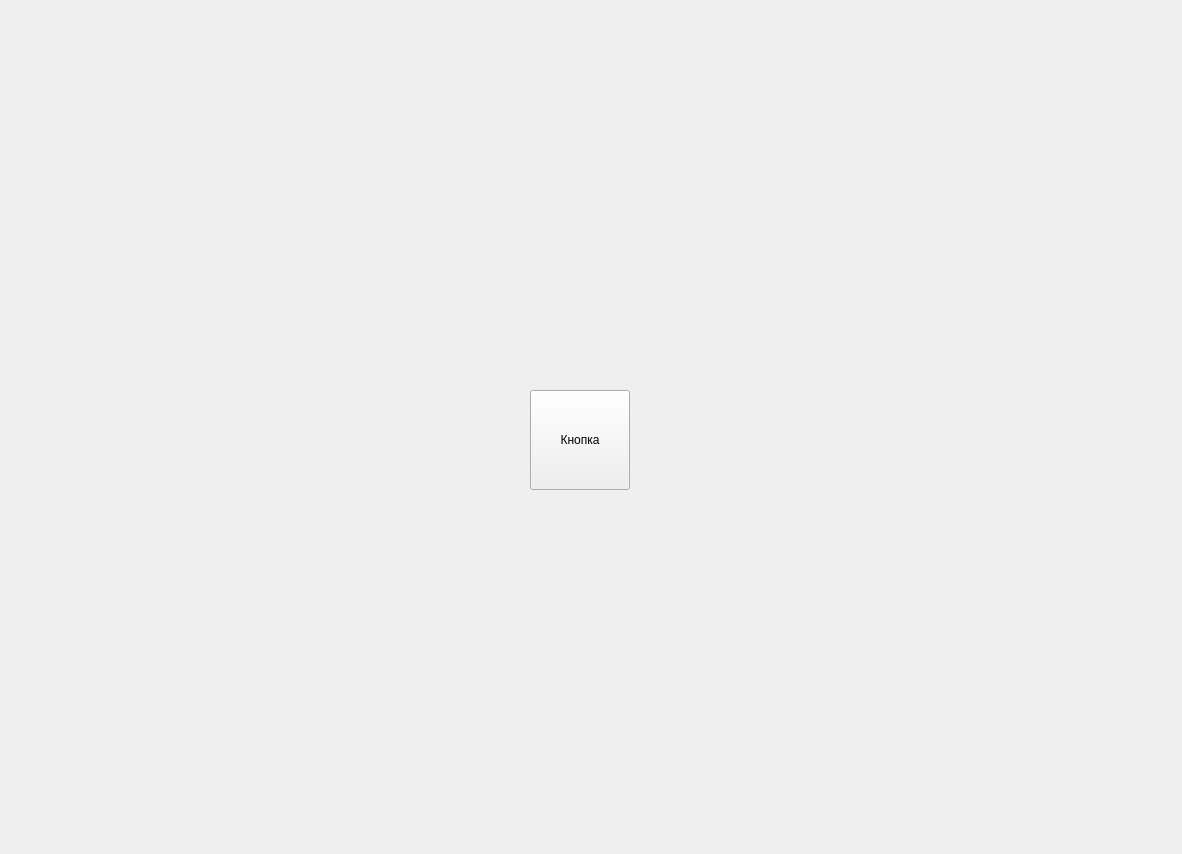
<?xml version="1.0" encoding="UTF-8"?>
<ui version="4.0">
 <class>Form</class>
 <widget class="QWidget" name="Form">
  <property name="geometry">
   <rect>
    <x>0</x>
    <y>0</y>
    <width>1182</width>
    <height>854</height>
   </rect>
  </property>
  <property name="windowTitle">
   <string>Задание 4</string>
  </property>
  <widget class="QPushButton" name="btn">
   <property name="geometry">
    <rect>
     <x>530</x>
     <y>390</y>
     <width>100</width>
     <height>100</height>
    </rect>
   </property>
   <property name="text">
    <string>Кнопка</string>
   </property>
  </widget>
 </widget>
 <resources/>
 <connections/>
</ui>
